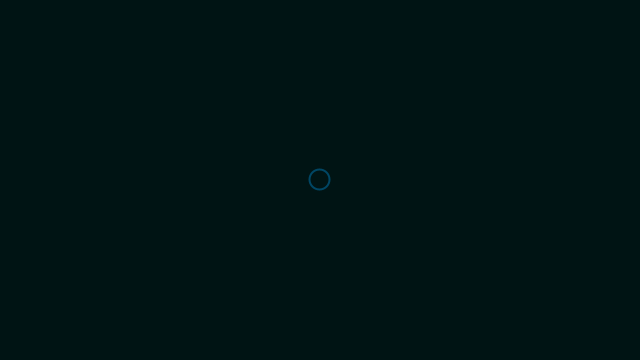
Frame 1 (no input)
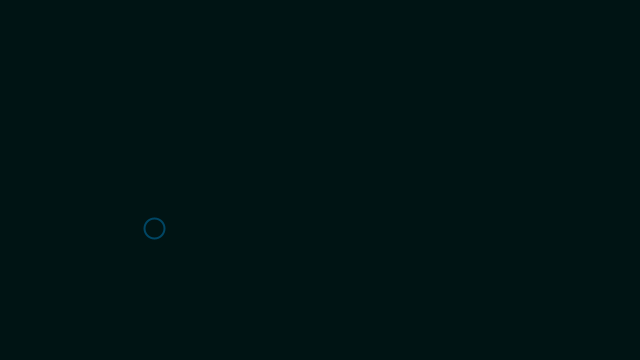
Frame 60 (the mouse pressed at the canvas centre just before this capture)
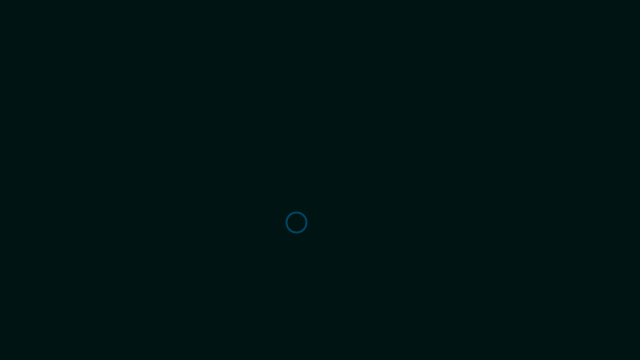
Frame 120 (the mouse held since frame 60 and released just before this capture)

The Processing sketch that drew these frames (run headless with seeded random() and noise(); from frame 60 on, the mouse is pressed at the canvas centre):

// Processing sketch: Acceleration_PVector_pde
// ── Acceleration_PVector_pde.pde
Mover m;

void setup() {
  size(640, 360);

  m = new Mover();
}

void draw() {

  background(0, 20, 20);

  m.update();
  m.edges();
  m.display();
}
// ── MOVER.pde
class Mover {

  PVector loc;
  PVector vel;
  PVector acc;

  Mover () {
    loc = new PVector (width/2, height/2);
    vel = new PVector (0, 0);
    acc = new PVector (0, 0);
  }

  void update() {
    acc = PVector.random2D();
    
    vel.add(acc);
    loc.add(vel);
    vel.limit(5);
  }

  void edges() {
    if (loc.x > width) loc.x=0;
    if (loc.x < 0) loc.x = width;

    if (loc.y > height) loc.y=0;
    if (loc.y < 0) loc.y = height;
  }

  void display() {
    strokeWeight(2);
    stroke(0, 70, 100);
    noFill(); 

    ellipse(loc.x, loc.y, 20, 20);
  }
}
